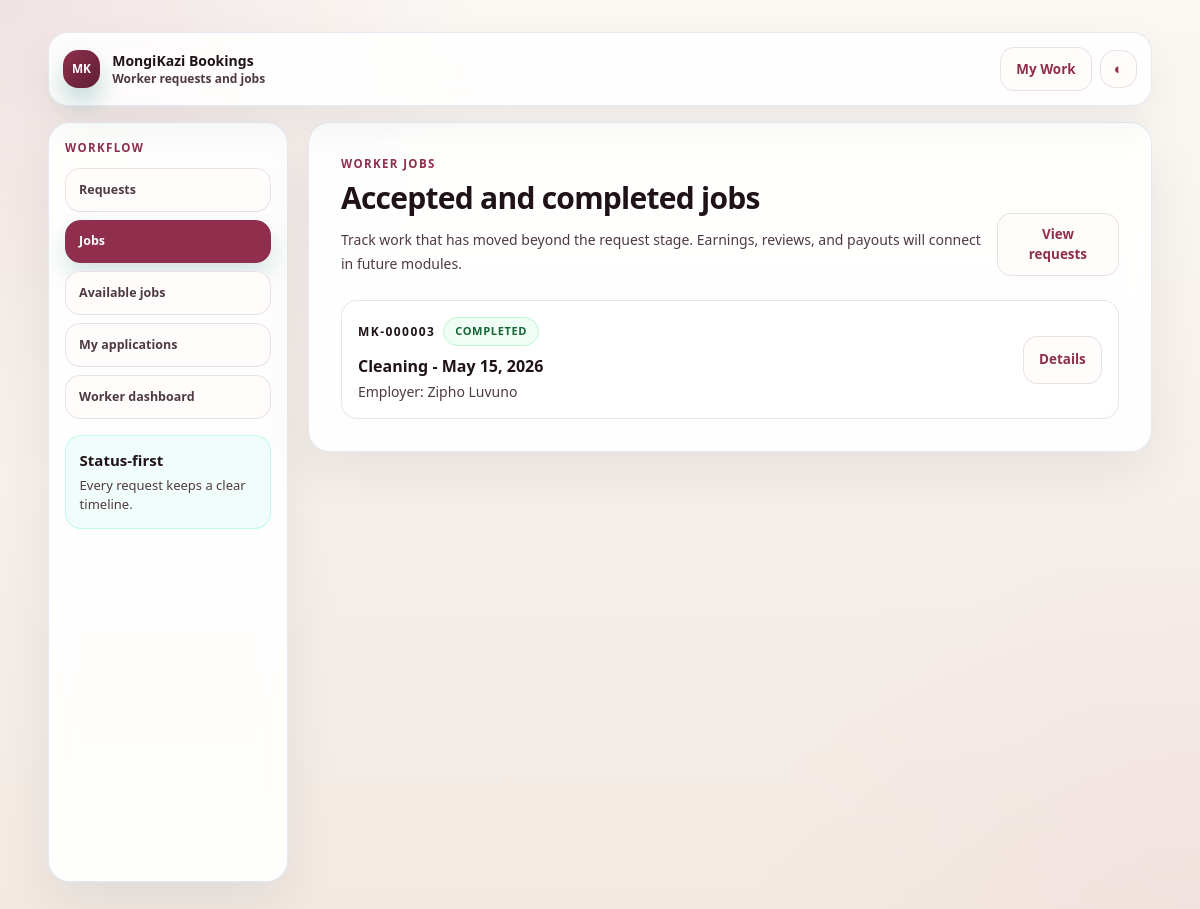
The page /bookings/worker/jobs/ (signed in) on the database its author committed.
### bookings/models.py (models this page shows, shortened)
class Booking(models.Model):
    class RequestType(models.TextChoices):
        DIRECT_REQUEST = "DIRECT_REQUEST", "Direct request"
        OPEN_MARKETPLACE = "OPEN_MARKETPLACE", "Open marketplace"
    class Status(models.TextChoices):
        DRAFT = "DRAFT", "Draft"
        OPEN_FOR_APPLICATIONS = "OPEN_FOR_APPLICATIONS", "Open for applications"
        APPLICATIONS_RECEIVED = "APPLICATIONS_RECEIVED", "Applications received"
        WORKER_SELECTED = "WORKER_SELECTED", "Worker selected"
        PENDING_WORKER_RESPONSE = "PENDING_WORKER_RESPONSE", "Pending worker response"
        ACCEPTED = "ACCEPTED", "Accepted"
        DECLINED = "DECLINED", "Declined"
        CANCELLED_BY_EMPLOYER = "CANCELLED_BY_EMPLOYER", "Cancelled by employer"
        CANCELLED_BY_WORKER = "CANCELLED_BY_WORKER", "Cancelled by worker"
        IN_PROGRESS = "IN_PROGRESS", "In progress"
        COMPLETED = "COMPLETED", "Completed"
        DISPUTED = "DISPUTED", "Disputed"
        CLOSED = "CLOSED", "Closed"
    booking_reference = models.CharField(max_length=32, unique=True, blank=True)
    employer = models.ForeignKey("employers.EmployerProfile", on_delete=models.PROTECT, related_name="bookings")
    worker = models.ForeignKey(
        "helpers.HelperProfile",
        on_delete=models.PROTECT,
        related_name="bookings",
        null=True,
        blank=True,
    )
    request_type = models.CharField(max_length=32, choices=RequestType.choices, default=RequestType.DIRECT_REQUEST)
    service_category = models.ForeignKey("helpers.ServiceCategory", on_delete=models.PROTECT, related_name="bookings")
    employer_location = models.ForeignKey(
        "employers.EmployerLocation",
        on_delete=models.PROTECT,
        related_name="bookings",
        null=True,
        blank=True,
    )
    status = models.CharField(max_length=32, choices=Status.choices, default=Status.PENDING_WORKER_RESPONSE)
    scheduled_date = models.DateField()
    start_time = models.TimeField()
    duration_hours = models.PositiveSmallIntegerField(validators=[MinValueValidator(1)])
    special_instructions = models.TextField(blank=True)
    worker_fee_estimate = models.DecimalField(max_digits=9, decimal_places=2, default=0, validators=[MinValueValidator(0)])
    platform_fee_estimate = models.DecimalField(max_digits=9, decimal_places=2, default=0, validators=[MinValueValidator(0)])
    total_estimate = models.DecimalField(max_digits=9, decimal_places=2, default=0, validators=[MinValueValidator(0)])
    decline_reason = models.CharField(max_length=255, blank=True)
    cancel_reason = models.CharField(max_length=255, blank=True)
    completed_at = models.DateTimeField(null=True, blank=True)
    created_by = models.ForeignKey(
        settings.AUTH_USER_MODEL,
        on_delete=models.SET_NULL,
        null=True,
        blank=True,
        related_name="created_bookings",
    )
    created_at = models.DateTimeField(auto_now_add=True)
    updated_at = models.DateTimeField(auto_now=True)
    class Meta:
        ordering = ["-created_at"]
        indexes = [
            models.Index(fields=["booking_reference"]),
            models.Index(fields=["status", "scheduled_date"]),
            models.Index(fields=["employer", "status"]),
            models.Index(fields=["worker", "status"]),
        ]

### helpers/models.py (models this page shows, shortened)
class ServiceCategory(models.Model):
    name = models.CharField(max_length=80, unique=True)
    slug = models.SlugField(max_length=120, unique=True)
    description = models.TextField(blank=True)
    is_active = models.BooleanField(default=True)
    sort_order = models.PositiveSmallIntegerField(default=0)
    created_at = models.DateTimeField(auto_now_add=True)
    updated_at = models.DateTimeField(auto_now=True)
    class Meta:
        ordering = ["sort_order", "name"]

### employers/models.py (models this page shows, shortened)
class EmployerProfile(models.Model):
    class EmployerType(models.TextChoices):
        HOUSEHOLD = "HOUSEHOLD", "Household"
        BUSINESS = "BUSINESS", "Business"
        PROPERTY = "PROPERTY", "Property / landlord"
        OTHER = "OTHER", "Other"
    class ContactMethod(models.TextChoices):
        APP = "APP", "App"
        PHONE = "PHONE", "Phone"
        WHATSAPP = "WHATSAPP", "WhatsApp"
        EMAIL = "EMAIL", "Email"
    class TrustStatus(models.TextChoices):
        NEW = "NEW", "New"
        PROFILE_STARTED = "PROFILE_STARTED", "Profile started"
        READY_FOR_BOOKING = "READY_FOR_BOOKING", "Ready for booking"
        VERIFIED = "VERIFIED", "Verified"
        SUSPENDED = "SUSPENDED", "Suspended"
    user = models.OneToOneField(settings.AUTH_USER_MODEL, on_delete=models.CASCADE, related_name="employer_profile")
    display_name = models.CharField(max_length=120, blank=True)
    employer_type = models.CharField(max_length=20, choices=EmployerType.choices, default=EmployerType.HOUSEHOLD)
    primary_location_label = models.CharField(max_length=80, blank=True)
    primary_area = models.CharField(max_length=255, blank=True)
    primary_area_locality = models.ForeignKey(
        "locations.Locality",
        on_delete=models.SET_NULL,
        null=True,
        blank=True,
        related_name="employer_profiles",
    )
    contact_number = models.CharField(max_length=20, blank=True)
    preferred_contact_method = models.CharField(max_length=20, choices=ContactMethod.choices, blank=True)
    is_active = models.BooleanField(default=True)
    is_profile_complete = models.BooleanField(default=False)
    is_verified = models.BooleanField(default=False)
    trust_status = models.CharField(max_length=24, choices=TrustStatus.choices, default=TrustStatus.NEW)
    profile_completion_percent = models.PositiveSmallIntegerField(default=0)
    average_rating = models.DecimalField(max_digits=3, decimal_places=2, default=0)
    completed_bookings = models.PositiveIntegerField(default=0)
    created_at = models.DateTimeField(auto_now_add=True)
    updated_at = models.DateTimeField(auto_now=True)
    class Meta:
        indexes = [
            models.Index(fields=["is_active", "is_profile_complete"]),
            models.Index(fields=["trust_status"]),
            models.Index(fields=["primary_area"]),
            models.Index(fields=["employer_type"]),
        ]

### accounts/models.py (models this page shows, shortened)
class User(AbstractUser):
    class Role(models.TextChoices):
        EMPLOYER = "EMPLOYER", _("Employer")
        HELPER = "HELPER", _("Helper")
        OPERATIONS = "OPERATIONS", _("Operations")
        ADMIN = "ADMIN", _("Admin")
    email = models.EmailField(_("email address"), unique=True)
    role = models.CharField(max_length=20, choices=Role.choices, blank=True)
    phone_number = models.CharField(max_length=20, unique=True, null=True, blank=True)
    is_phone_verified = models.BooleanField(default=False)
    is_onboarding_complete = models.BooleanField(default=False)
    accepted_terms = models.BooleanField(default=False)
    accepted_terms_at = models.DateTimeField(null=True, blank=True)
    groups = models.ManyToManyField(
        Group,
        verbose_name=_("groups"),
        blank=True,
        help_text=_("The groups this user belongs to. A user will get all permissions granted to each of their groups."),
        related_name="mongikazi_user_set",
        related_query_name="mongikazi_user",
    )
    user_permissions = models.ManyToManyField(
        Permission,
        verbose_name=_("user permissions"),
        blank=True,
        help_text=_("Specific permissions for this user."),
        related_name="mongikazi_user_set",
        related_query_name="mongikazi_user",
    )
    class Meta:
        indexes = [
            models.Index(fields=["role"]),
            models.Index(fields=["phone_number"]),
            models.Index(fields=["is_onboarding_complete"]),
        ]
    @property
    def is_helper(self):
        return self.role == self.Role.HELPER

### bookings/views.py (the view)
# urls.py: path("worker/jobs/", views.worker_jobs, name="worker_jobs"),
@login_required
@require_http_methods(["GET"])
def worker_jobs(request):
    guard = _worker_guard(request)
    if guard:
        return guard
    jobs = get_worker_jobs(request.user)
    return render(
        request,
        "bookings/worker_jobs.html",
        {
            "jobs": jobs,
            "portal_kind": "worker",
            "nav_active": "worker_jobs",
        },
    )

### bookings/selectors/booking_selectors.py (called while the page is built)
def get_worker_jobs(user):
    return (
        Booking.objects.select_related("employer", "service_category", "employer_location")
        .filter(
            worker__user=user,
            status__in=[
                Booking.Status.ACCEPTED,
                Booking.Status.IN_PROGRESS,
                Booking.Status.COMPLETED,
                Booking.Status.CANCELLED_BY_WORKER,
            ],
        )
    )

### bookings/views.py (called while the page is built)
def _worker_guard(request):
    if not request.user.is_authenticated:
        return redirect("accounts:login")
    if not getattr(request.user, "is_helper", False):
        return redirect("onboarding:start")
    if not request.user.is_onboarding_complete:
        return redirect("onboarding:start")
    return None

### bookings/templates/bookings/worker_jobs.html (shortened to what this page needs)
{% extends 'base/base_bookings.html' %}
{% block content %}
<div class="p-5 sm:p-6 lg:p-8">
  <div class="flex flex-col gap-3 sm:flex-row sm:items-end sm:justify-between">
    <div>
      <p class="mk-eyebrow">Worker jobs</p>
      <h1 class="mt-2 text-2xl font-bold tracking-tight text-slate-950 dark:text-white sm:text-3xl">Accepted and completed jobs</h1>
      <p class="mt-3 max-w-2xl text-sm font-medium leading-6 text-mk-muted dark:text-slate-300">Track work that has moved beyond the request stage. Earnings, reviews, and payouts will connect in future modules.</p>
    </div>
    <a href="{% url 'bookings:worker_requests' %}" class="mk-btn-secondary">View requests</a>
  </div>
  {% if jobs %}
    <div class="mt-6 grid gap-3">
      {% for booking in jobs %}
        <article class="mk-row-card">
          <div class="min-w-0">
            <div class="flex flex-wrap items-center gap-2">
              <p class="text-xs font-bold uppercase tracking-[0.12em] text-mk-primary dark:text-teal-300">{{ booking.booking_reference }}</p>
              <span class="mk-status {% if booking.status == 'ACCEPTED' %}mk-status-accepted{% elif booking.status == 'COMPLETED' %}mk-status-completed{% elif 'CANCELLED' in booking.status %}mk-status-cancelled{% endif %}">{{ booking.get_status_display }}</span>
            </div>
            <h2 class="mt-2 text-base font-bold text-slate-950 dark:text-white">{{ booking.service_category.name }} - {{ booking.scheduled_date }}</h2>
            <p class="mt-1 text-sm font-medium text-mk-muted dark:text-slate-300">Employer: {{ booking.employer.display_name|default:booking.employer.user.get_full_name|default:booking.employer.user.email }}</p>
          </div>
          <div class="flex flex-wrap items-center gap-2 sm:justify-end">
            <a href="{% url 'bookings:worker_request_detail' booking_reference=booking.booking_reference %}" class="mk-btn-secondary">Details</a>
          </div>
        </article>
      {% endfor %}
    </div>
  {% endif %}
</div>
{% endblock %}

### website/static/website/css/mk-tokens.css (style rules this page uses)
:root { --mk-maroon-soft: #F1ADC3; --mk-maroon-primary: #8F2F4D; --mk-maroon-deep: #5F1F34; --beige-50: #FBF8F4; --beige-100: #F2E9E2; --mk-surface: #FFFDFC; --mk-surface-soft: #FFFFFF; --mk-text: #1F1218; --mk-muted: #4F3A42; --mk-subtext: #5C4650; --mk-border: rgba(95, 31, 52, 0.12); --mk-layout-max: 88rem; --mk-layout-gutter: 1rem; --mk-shell-max: 105rem; --mk-primary: var(--mk-maroon-primary); --mk-primary-dark: var(--mk-maroon-deep); --mk-secondary: var(--beige-100); --mk-accent: var(--mk-maroon-soft); --mk-bg: var(--beige-50); --mk-success: #2D6A4F; --mk-warning: #B45309; --mk-danger: #B91C1C; --mk-ink: var(--mk-maroon-deep); --mk-nav-bg: rgba(251, 248, 244, 0.92); --mk-shadow-soft: 0 14px 34px rgba(95, 31, 52, 0.08); --mk-shadow-lift: 0 22px 56px rgba(95, 31, 52, 0.12); }

### website/static/website/css/mk-portal.css (style rules this page uses)
html[data-theme="light"] .dark\:text-white, html[data-theme="light"] .dark\:text-slate-100, html[data-theme="light"] .dark\:text-slate-200 { color: var(--mk-text) !important; }
html[data-theme="light"] .dark\:text-slate-300, html[data-theme="light"] .dark\:text-slate-400, html[data-theme="light"] .dark\:text-slate-500 { color: var(--mk-muted) !important; }
* { box-sizing: border-box; }
a { text-decoration: none; }
.mk-body { background: radial-gradient(circle at top left, color-mix(in srgb, var(--mk-maroon-primary) 10%, transparent), transparent 30rem), radial-gradient(circle at bottom right, color-mix(in srgb, var(--mk-maroon-soft) 12%, transparent), transparent 28rem), linear-gradient(180deg, var(--mk-bg) 0%, var(--beige-100) 100%); }
.mk-eyebrow, .mk-hero-kicker { font-size: 0.72rem; font-weight: 800; letter-spacing: 0.14em; text-transform: uppercase; color: var(--mk-primary); }
.mk-mini-link, .mk-btn-primary, .mk-btn-secondary, .mk-btn-ghost { min-height: 2.95rem; border-radius: 1rem; font-size: 0.88rem; font-weight: 800; }
.mk-btn-primary, .mk-btn-secondary, .mk-btn-ghost { display: inline-flex; align-items: center; justify-content: center; padding: 0.72rem 1rem; cursor: pointer; }
.mk-btn-secondary { background: var(--mk-surface); color: var(--mk-primary); border: 1px solid color-mix(in srgb, var(--mk-primary) 28%, var(--mk-border)); }

### website/static/website/css/public_app.css (style rules this page uses)
* { box-sizing: border-box; }
html { color-scheme: light; }
body { margin: 0; overflow-x: hidden; background: var(--mk-bg); color: var(--mk-text); font-size: 15px; font-feature-settings: "cv02", "cv03", "cv04", "cv11"; text-rendering: optimizeLegibility; }
a { color: inherit; text-decoration: none; }
.mk-muted, .text-mk-muted { color: var(--mk-muted); font-size: 0.8125rem; line-height: 1.5; }
html[data-theme="light"] label, html[data-theme="light"] .text-mk-text { color: var(--mk-text); }
html[data-theme="light"] .text-mk-muted, html[data-theme="light"] .mk-body-copy, html[data-theme="light"] .mk-muted { color: var(--mk-muted); }
.mk-btn-primary, .mk-btn-secondary, .mk-btn-dark, .mk-btn-ghost { display: inline-flex; align-items: center; justify-content: center; min-height: 48px; border-radius: 1rem; padding: 0.85rem 1.15rem; font-size: 0.9rem; font-weight: 800; line-height: 1.2rem; text-align: center; transition: transform 0.18s ease, background-color 0.18s ease, border-color 0.18s ease, color 0.18s ease, box-shadow 0.18s ease; }
.mk-btn-secondary { background: var(--mk-surface); color: var(--mk-primary); border: 1px solid color-mix(in srgb, var(--mk-primary) 32%, var(--mk-border)); }

### rows shown on the page
Booking: booking_reference "MK-000003", status "COMPLETED", service_category.name "Cleaning", scheduled_date "May 15, 2026", employer.display_name "Zipho Luvuno"
